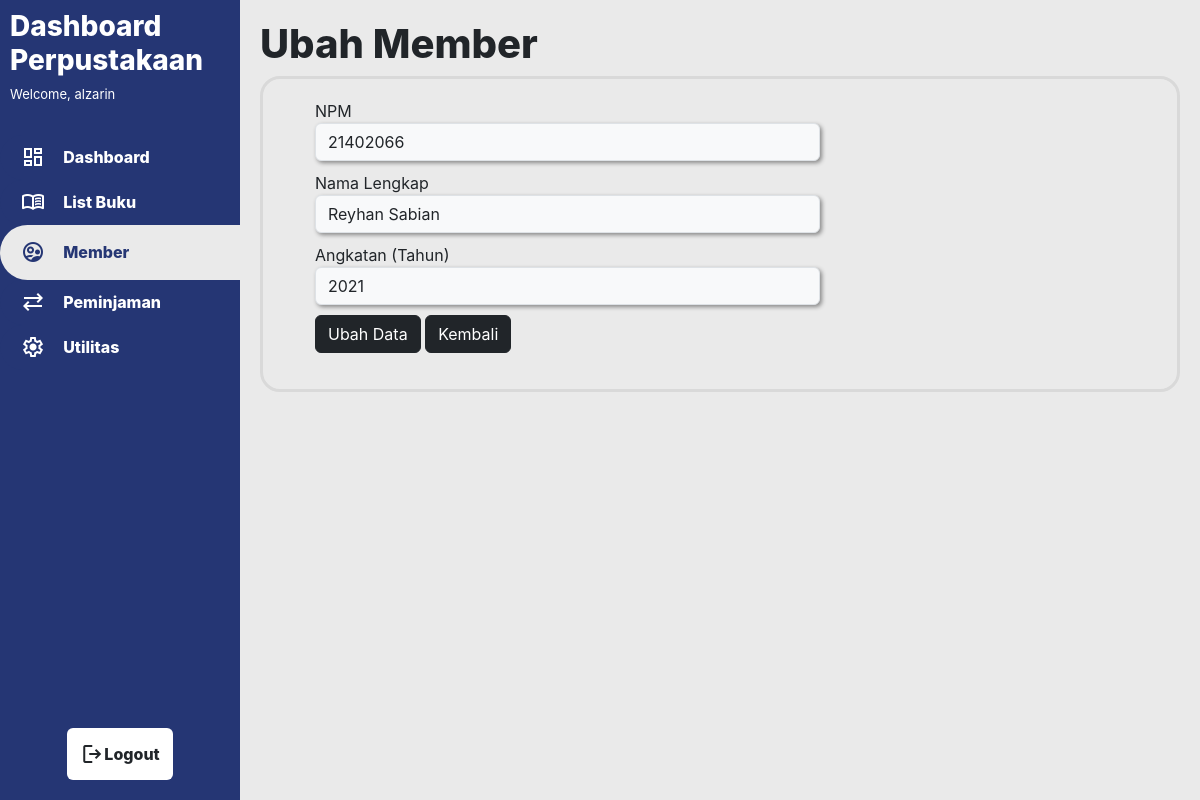
/member_ubah.php?id=21402066 (signed in), run on the app's committed database.
### tables this page shows
CREATE TABLE `tb_member` (
  `mbr_npm` varchar(15) NOT NULL,
  `mbr_nama` varchar(25) NOT NULL,
  `mbr_angkatan` varchar(4) NOT NULL
);

### member_ubah.php (the view, shortened to what this page needs)
<?php
    require 'assets/includes/dbconfig.php';
    $id = $_GET["id"];
    $member = query("SELECT * FROM tb_member WHERE mbr_npm = $id")[0];
    function query($query){
        global $db;
        $result = mysqli_query($db, $query);
        $rows = [];
        while($row = mysqli_fetch_assoc($result)){
            $rows[]=$row;
        }
        return $rows;
    }
?>
<!DOCTYPE html>
<html lang="en">
<head>
    <link href="https://cdn.jsdelivr.net/npm/bootstrap@5.3.2/dist/css/bootstrap.min.css" rel="stylesheet">
    <link rel="stylesheet" href="assets/css/main.css">
    <link rel="stylesheet" href="assets/css/list_buku.css">
<body>
    <div class="container-main container-fluid">
        <div class="sidemenu">
            <div class="sidemenu-top">
                <h3 class="text-title">Dashboard<br>Perpustakaan</h3>
                <p class="text-subtitle">
                <?php
                    if(isset($_SESSION["info_user"])) {
                        $username = $_SESSION["info_user"];
                        echo "Welcome, $username";
                    }else {
                        echo "Welcome, Guest!";
                    }
                ?>
                </p>
            </div>
            <div class="sidemenu-mid">
                <button type="button" class="btn btn-sidemenu btn-sidemenu-format" onclick="window.location.href='dashboard.php'">
                    <span class="material-symbols-outlined">
                    </span>
                    &#12644 Dashboard
                </button>
                <button type="button" class="btn btn-sidemenu btn-sidemenu-format" onclick="window.location.href='list_buku.php'">
                    <span class="material-symbols-outlined">
                    </span>
                    &#12644 List Buku
                </button>
                <button type="button" class="btn btn-sidemenu-active btn-sidemenu-format" onclick="window.location.href='member.php'">
                    <span class="material-symbols-outlined">
                    </span>
                    &#12644 Member
                </button>
                <button type="button" class="btn btn-sidemenu btn-sidemenu-format" onclick="window.location.href='peminjaman.php'">
                    <span class="material-symbols-outlined">
                    </span>
                    &#12644 Peminjaman
                </button>
                <button type="button" class="btn btn-sidemenu btn-sidemenu-format" onclick="window.location.href='Utilitas.php'">
                    <span class="material-symbols-outlined">
                    </span>
                    &#12644 Utilitas
                </button>
            </div>
            <div class="sidemenu-bottom">
            <button type="button" class="btn btn-sidemenu-bottom" onclick="window.location.href='logout.php'">
                <span class="material-symbols-outlined">
                </span>
                Logout
            </button>
            </div>
        </div>
        <div class="contents">
            <div class="contents-tambah">
                <h1 class="text-title">Ubah Member</h1>
                <div class="container-tambah">
                    <form action="" method="post">
                        <ul>
                            <li>
                                NPM<br>
                                <input type="text" class="input-group-text" name="mbr_npm" required value="<?= $member["mbr_npm"];?>">
                            </li>
                            <li>
                                Nama Lengkap<br>
                                <input type="text" class="input-group-text" name="mbr_nama" required value="<?= $member["mbr_nama"];?>">
                            </li>
                            <li>
                                Angkatan (Tahun)<br>
                                <input type="text" class="input-group-text" name="mbr_angkatan" required value="<?= $member["mbr_angkatan"];?>">
                            </li>
                            <li>
                                <button type="submit" class="btn btn-dark" name="submit">Ubah Data</button>
                                <button type="button" class="btn btn-dark" onclick="window.location.href='member.php'">Kembali</button>
                            </li>
                        </ul>
                    </form>
                </div>
            </div>
        </div>
    </div>
</body>
</html>

### assets/css/main.css (style rules this page uses)
* { font-family: inter; }
.container-main { background-color: white; display: flex; padding: 0; height: 100vh; }
.text-title { font-weight: 800; }
.text-subtitle { font-size: 13px; }
.material-symbols-outlined { font-variation-settings: 'FILL' 0, 'wght' 400, 'GRAD' 0, 'opsz' 24 }
.sidemenu { flex: 0.5; background-color: var(--blue); color: white; display: flex; flex-direction: column; }
.sidemenu-top { flex: 1; padding: 10px; }
.sidemenu-mid { flex: 5; display: flex; flex-direction: column; }
.sidemenu-bottom { flex: 0.8; display: flex; justify-content: center; }
.btn-sidemenu { color: white; font-weight: 800; background-color: var(--blue); border-radius: 30px 0px 0px 30px; height: 45px; }
.btn-sidemenu-active { background-color: var(--lightgray2); color: var(--blue); font-weight: 800; border-radius: 30px 0px 0px 30px; height: 55px; }
.btn-sidemenu-format { padding: 0px 0px 0px 20px; display: flex; text-align: left; align-items: center; }
.btn-sidemenu-bottom { display: flex; font-weight: 800; background-color: white; align-items: center; margin: 20px; }

### assets/css/list_buku.css (style rules this page uses)
.contents { flex: 2; display: flex; flex-direction: column; height: 100vh; background-color: var(--lightgray2); overflow: hidden; }
ul { list-style-type: none; }
ul li { margin-bottom: 10px; }
.input-group-text { text-align: left; width: 60%; box-shadow: 2px 2px 4px #888888; }
.contents-tambah { padding: 20px; height: 100vh; }
.container-tambah { padding: 20px; border-width: 3px; border-style: solid; border-color: var(--lightgray); border-radius: 20px; }

### assets/css/color.css (style rules this page uses)
:root { --blue: #253674; --blue-hover: #2e4492; --lightblue : #83bbf3; --lightblue2 :#72a5d8; --lightgray: #D9D9D9; --lightgray2: #EAEAEA; --success: #5be35f; --failed: #db5d3d; }

### data on the page
tb_member: mbr_npm "21402066", mbr_nama "Reyhan Sabian", mbr_angkatan "2021"

### other printed values
$username "alzarin"
